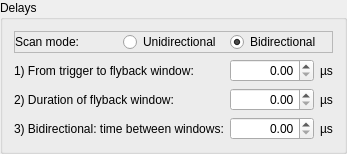
                    <widget class="QGroupBox" name="sync_confocal_delay_box">
                     <property name="title">
                      <string>Delays</string>
                     </property>
                     <layout class="QGridLayout" name="gridLayout_37">
                      <item row="2" column="1">
                       <widget class="QDoubleSpinBox" name="doubleSpinBox_13">
                        <property name="alignment">
                         <set>Qt::AlignRight|Qt::AlignTrailing|Qt::AlignVCenter</set>
                        </property>
                        <property name="maximum">
                         <double>23860929.000000000000000</double>
                        </property>
                       </widget>
                      </item>
                      <item row="3" column="0">
                       <widget class="QLabel" name="label_41">
                        <property name="text">
                         <string>3) Bidirectional: time between windows:</string>
                        </property>
                       </widget>
                      </item>
                      <item row="1" column="1">
                       <widget class="QDoubleSpinBox" name="doubleSpinBox_12">
                        <property name="alignment">
                         <set>Qt::AlignRight|Qt::AlignTrailing|Qt::AlignVCenter</set>
                        </property>
                        <property name="maximum">
                         <double>23860929.000000000000000</double>
                        </property>
                       </widget>
                      </item>
                      <item row="0" column="0" colspan="3">
                       <widget class="QFrame" name="frame_9">
                        <property name="frameShape">
                         <enum>QFrame::StyledPanel</enum>
                        </property>
                        <property name="frameShadow">
                         <enum>QFrame::Raised</enum>
                        </property>
                        <layout class="QGridLayout" name="gridLayout_29" rowstretch="0,0,0" columnstretch="0,0,0">
                         <property name="leftMargin">
                          <number>0</number>
                         </property>
                         <property name="topMargin">
                          <number>0</number>
                         </property>
                         <property name="rightMargin">
                          <number>0</number>
                         </property>
                         <property name="bottomMargin">
                          <number>0</number>
                         </property>
                         <item row="2" column="1">
                          <widget class="QRadioButton" name="radioButton_40">
                           <property name="text">
                            <string>Unidirectional</string>
                           </property>
                          </widget>
                         </item>
                         <item row="2" column="0">
                          <widget class="QLabel" name="label_35">
                           <property name="text">
                            <string>Scan mode:</string>
                           </property>
                          </widget>
                         </item>
                         <item row="2" column="2">
                          <widget class="QRadioButton" name="radioButton_41">
                           <property name="text">
                            <string>Bidirectional</string>
                           </property>
                           <property name="checked">
                            <bool>true</bool>
                           </property>
                          </widget>
                         </item>
                        </layout>
                       </widget>
                      </item>
                      <item row="1" column="0">
                       <widget class="QLabel" name="label_39">
                        <property name="text">
                         <string>1) From trigger to flyback window:</string>
                        </property>
                       </widget>
                      </item>
                      <item row="3" column="1">
                       <widget class="QDoubleSpinBox" name="doubleSpinBox_11">
                        <property name="alignment">
                         <set>Qt::AlignRight|Qt::AlignTrailing|Qt::AlignVCenter</set>
                        </property>
                        <property name="maximum">
                         <double>23860929.000000000000000</double>
                        </property>
                       </widget>
                      </item>
                      <item row="2" column="2">
                       <widget class="QLabel" name="label_43">
                        <property name="text">
                         <string>µs</string>
                        </property>
                       </widget>
                      </item>
                      <item row="2" column="0">
                       <widget class="QLabel" name="label_40">
                        <property name="text">
                         <string>2) Duration of flyback window:</string>
                        </property>
                       </widget>
                      </item>
                      <item row="1" column="2">
                       <widget class="QLabel" name="label_42">
                        <property name="text">
                         <string>µs</string>
                        </property>
                       </widget>
                      </item>
                      <item row="3" column="2">
                       <widget class="QLabel" name="label_76">
                        <property name="text">
                         <string>µs</string>
                        </property>
                       </widget>
                      </item>
                     </layout>
                    </widget>
